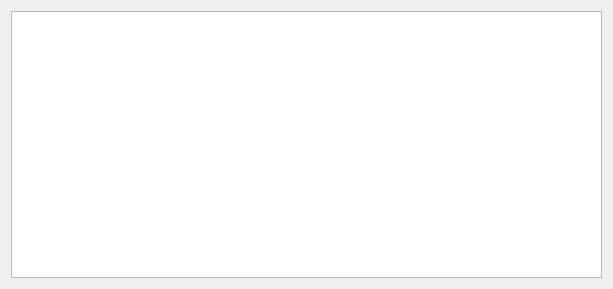
<?xml version="1.0" encoding="UTF-8"?>
<ui version="4.0">
 <class>WizardGui_s1</class>
 <widget class="QWizardPage" name="WizardGui_s1">
  <property name="geometry">
   <rect>
    <x>0</x>
    <y>0</y>
    <width>613</width>
    <height>289</height>
   </rect>
  </property>
  <property name="windowTitle">
   <string>WizardPage</string>
  </property>
  <property name="title">
   <string>Aggiungi ulteriori informazioni</string>
  </property>
  <property name="subTitle">
   <string>Puoi descrivere a parole quello che stavi facendo al momento del crash?</string>
  </property>
  <layout class="QGridLayout" name="gridLayout">
   <item row="0" column="0">
    <layout class="QVBoxLayout" name="verticalLayout_2">
     <item>
      <layout class="QVBoxLayout" name="verticalLayout">
       <item>
        <widget class="QTextEdit" name="userText"/>
       </item>
      </layout>
     </item>
    </layout>
   </item>
  </layout>
 </widget>
 <resources/>
 <connections/>
</ui>
